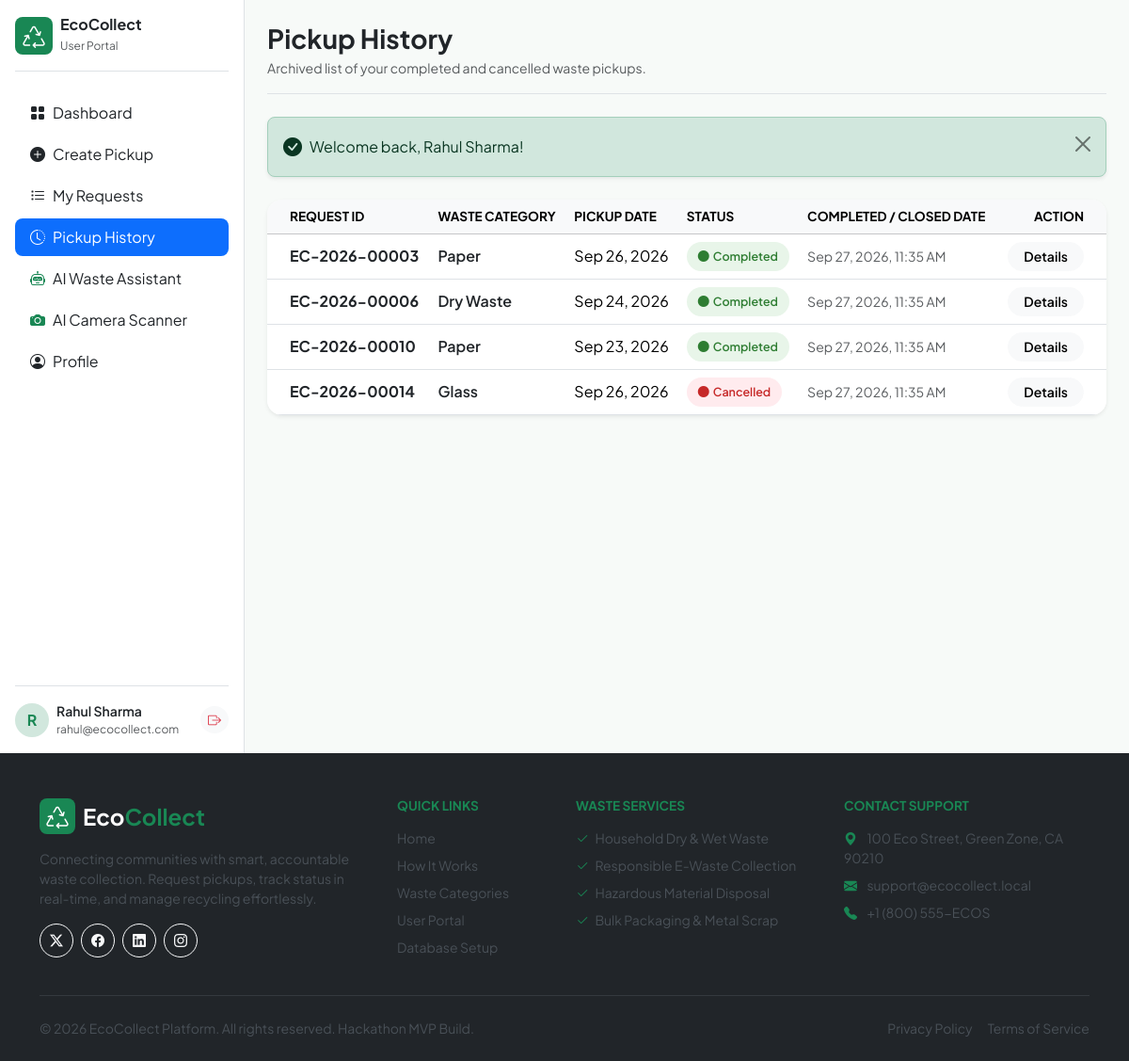
Screenshot of /user/history.php (signed in) with the database file from the repository.
### tables this page shows
CREATE TABLE `pickup_requests` (
  `id` INT AUTO_INCREMENT PRIMARY KEY,
  `request_id` VARCHAR(25) NOT NULL UNIQUE,
  `user_id` INT NOT NULL,
  `waste_category` VARCHAR(50) NOT NULL,
  `description` TEXT NOT NULL,
  `quantity` VARCHAR(50) NOT NULL,
  `house_building` VARCHAR(150) NOT NULL,
  `street_area` VARCHAR(150) NOT NULL,
  `city` VARCHAR(100) NOT NULL,
  `state` VARCHAR(100) NOT NULL,
  `pincode` VARCHAR(20) NOT NULL,
  `location_notes` TEXT DEFAULT NULL,
  `pickup_date` DATE NOT NULL,
  `pickup_time` VARCHAR(20) NOT NULL,
  `status` ENUM('Pending', 'Assigned', 'Scheduled', 'Picked Up', 'Completed', 'Cancelled') NOT NULL DEFAULT 'Pending',
  `created_at` TIMESTAMP DEFAULT CURRENT_TIMESTAMP,
  `updated_at` TIMESTAMP DEFAULT CURRENT_TIMESTAMP ON UPDATE CURRENT_TIMESTAMP,
  FOREIGN KEY (`user_id`) REFERENCES `users` (`id`) ON DELETE CASCADE,
  INDEX `idx_request_id` (`request_id`),
  INDEX `idx_user_id` (`user_id`),
  INDEX `idx_status` (`status`),
  INDEX `idx_pickup_date` (`pickup_date`)
);

### user/history.php (the view, shortened to what this page needs)
<?php
$user = current_user();
$userId = $user['id'];
$historyRequests = [];
try {
    $pdo = get_db_connection();
    $stmt = $pdo->prepare("SELECT * FROM pickup_requests WHERE user_id = :uid AND status IN ('Completed', 'Cancelled') ORDER BY updated_at DESC");
    $stmt->execute([':uid' => $userId]);
    $historyRequests = $stmt->fetchAll();
} catch (Exception $e) {
    error_log("History Fetch Error: " . $e->getMessage());
}
require_once __DIR__ . '/../includes/header.php';
?>
<div class="dashboard-layout">
    <div class="sidebar-wrapper">
        <?php require_once __DIR__ . '/../includes/user-sidebar.php'; ?>
    </div>
    <div class="main-content">
        <div class="d-flex justify-content-between align-items-center mb-4 pb-3 border-bottom">
            <div>
                <h3 class="fw-bold text-dark mb-1">Pickup History</h3>
                <p class="text-muted small mb-0">Archived list of your completed and cancelled waste pickups.</p>
            </div>
        </div>
        <?php require_once __DIR__ . '/../includes/alerts.php'; ?>
        <div class="card border-0 shadow-sm rounded-4 overflow-hidden bg-white">
            <div class="table-responsive">
                <table class="table align-middle mb-0 table-hover">
                    <thead class="table-light fs-7 text-uppercase">
                        <tr>
                            <th class="ps-4">Request ID</th>
                            <th>Waste Category</th>
                            <th>Pickup Date</th>
                            <th>Status</th>
                            <th>Completed / Closed Date</th>
                            <th class="text-end pe-4">Action</th>
                        </tr>
                    </thead>
                    <tbody>
                        <?php if (empty($historyRequests)): ?>
                            <tr>
                                <td colspan="6" class="text-center py-5">
                                    <div class="text-muted">
                                        <i class="bi bi-clock-history fs-1 d-block mb-2 text-secondary"></i>
                                        <h6 class="fw-bold text-dark">No historical pickups found</h6>
                                        <p class="small mb-0">Completed or cancelled pickups will appear here.</p>
                                    </div>
                                </td>
                            </tr>
                        <?php else: ?>
                            <?php foreach ($historyRequests as $req):
                                $statusClass = $req['status'] === 'Completed' ? 'badge-completed' : 'badge-cancelled';
                            ?>
                                <tr>
                                    <td class="ps-4 fw-bold text-dark">
                                        <?= htmlspecialchars($req['request_id']) ?>
                                    </td>
                                    <td>
                                        <span class="fw-semibold text-dark"><?= htmlspecialchars($req['waste_category']) ?></span>
                                    </td>
                                    <td>
                                        <?= date('M d, Y', strtotime($req['pickup_date'])) ?>
                                    </td>
                                    <td>
                                        <span class="badge-status <?= $statusClass ?>">
                                            <i class="bi bi-circle-fill fs-8"></i> <?= htmlspecialchars($req['status']) ?>
                                        </span>
                                    </td>
                                    <td>
                                        <small class="text-muted">
                                            <?= date('M d, Y, g:i A', strtotime($req['updated_at'])) ?>
                                        </small>
                                    </td>
                                    <td class="text-end pe-4">
                                        <a href="request-details.php?id=<?= urlencode($req['request_id']) ?>" class="btn btn-light btn-sm rounded-pill px-3 fw-semibold">
                                            Details
                                        </a>
                                    </td>
                                </tr>
                            <?php endforeach; ?>
                        <?php endif; ?>
                    </tbody>
                </table>
            </div>
        </div>
    </div>
</div>
<?php require_once __DIR__ . '/../includes/footer.php'; ?>

### assets/css/style.css (style rules this page uses)
:root { --ec-primary: #2E7D32; --ec-secondary: #43A047; --ec-light-green: #E8F5E9; --ec-dark: #263238; --ec-bg: #F7FAF8; --ec-white: #FFFFFF; --ec-warning: #F9A825; --ec-danger: #E53935; --ec-success: #2E7D32; --ec-info: #0288D1; }
body { font-family: 'Plus Jakarta Sans', system-ui, -apple-system, sans-serif; background-color: var(--ec-bg); color: var(--ec-dark); min-height: 100vh; display: flex; flex-direction: column; }
.fs-7 { font-size: 0.85rem; }
.fs-8 { font-size: 0.75rem; }
.badge-status { padding: 6px 12px; border-radius: 20px; font-weight: 600; font-size: 0.78rem; display: inline-flex; align-items: center; gap: 4px; }
.badge-completed { background-color: #E8F5E9; color: #2E7D32; }
.badge-cancelled { background-color: #FFEBEE; color: #C62828; }
.dashboard-layout { display: flex; min-height: 100vh; }
.sidebar-wrapper { width: 260px; min-width: 260px; position: sticky; top: 0; height: 100vh; z-index: 1020; }
.main-content { flex: 1; min-width: 0; padding: 24px; }

### rows the page displays
pickup_requests: request "EC-2026-00003", waste_category "Paper", pickup_date "Sep 26, 2026", status "Completed", updated_at "Sep 27, 2026, 11:35 AM"
pickup_requests: request "EC-2026-00006", waste_category "Dry Waste", pickup_date "Sep 24, 2026", status "Completed", updated_at "Sep 27, 2026, 11:35 AM"
pickup_requests: request "EC-2026-00010", waste_category "Paper", pickup_date "Sep 23, 2026", status "Completed", updated_at "Sep 27, 2026, 11:35 AM"
pickup_requests: request "EC-2026-00014", waste_category "Glass", pickup_date "Sep 26, 2026", status "Cancelled", updated_at "Sep 27, 2026, 11:35 AM"

### other values shown
substr($user['name'] ?? 'U', 0, 1) "R"
$user['name'] "Rahul Sharma"
$user['email'] "rahul@ecocollect.com"
$message "Welcome back, Rahul Sharma!"
